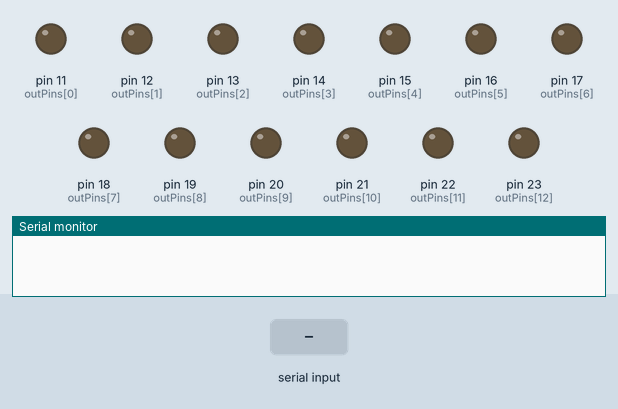
Recording of a program running on a simulated Arduino Mega 2560, built with avr-gcc and run on an emulated ATmega2560. Shown: output pins drawn as LEDs (lit = HIGH), the last lines printed to the serial monitor. Inputs (shaded band) come from the test bench.

Above: at 1.2 s.
1.3 s: byte 32 (32) received over Serial
At 3.2 s:
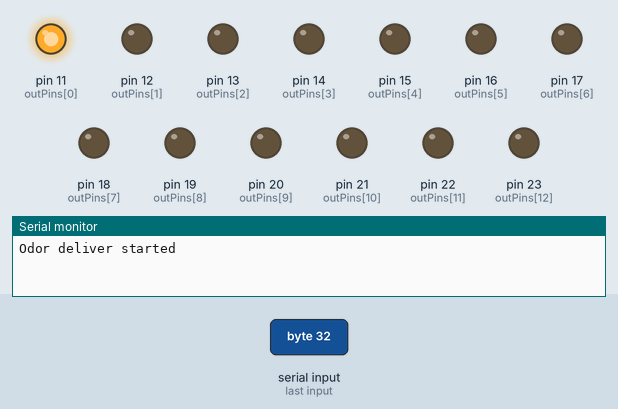
Timing chart, 0 to 4.7 s (numbered marks = the images above; inputs shaded):
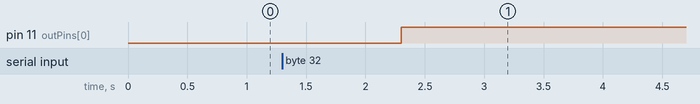

Measured:
- after the input at 1.3 s, pin 11 (outPins[0]): LOW → HIGH after 1.0 s

The program:

main.cpp
```cpp
#include <Arduino.h>
//..
//..
//:-:-:-:-:-:-:-:-:-:-:-:-:-:-:-: VARIABLES :-:-:-:-:-:-:-:-:-:-:-:-:-:-:-:
//..
//..

// -----Pin parameters-----
int outPins[] = {11,12,13,14,15,16,17,18,19,20,21,22,23}; // According to how you wired up the thing

// -----Stimulus parameters-----
// Valve configurations for 12 odor channels and 1 clean channel (first is clean)
const int nStim = 12;
int stimPins[4][nStim]; // Empty array to map pins to laters
int odorPins[4][nStim] = {
  {0,0,0,3,3,3,6,6,6, 9, 9, 9},    // Valve 1
  {1,2,2,4,5,5,7,8,8,10,11,11}, // Valve 2
  {0,1,1,0,1,1,0,1,1, 0, 1, 1}, // Valve 1 value
  {1,0,1,1,0,1,1,0,1, 1, 0, 1}  // Valve 2 value
};
int stimVal[2] = {LOW,HIGH}; // Pin write values

int nPins = sizeof(outPins)/sizeof(outPins[0]);
const int defaultStim = 0; // All zeros will leave olfactometer in exhaust mode (no odors or clean channel)

// -----Timer parameters-----
unsigned long pTimer;
unsigned long tTimer;
bool doTime = true;

// -----Run/serial parameters-----
bool doRun = false;
int incomingByte = 0;
const int bRate = 9600;

// -----State parameters-----
int state = 0; // Starting state
int nextstate;
int counter = 1;
int countmax = nStim; // Change if you want another cycle than complete run through

// -----Stimulus presentation time (ms)-----
int unsigned tStim = 500;
int unsigned tISI = 500;

//..
//..
//:-:-:-:-:-:-:-:-:-:-:-:-:-:-:-: FUNCTIONS :-:-:-:-:-:-:-:-:-:-:-:-:-:-:-:
//..
//..

// 1. f(state transition)-----
void transition(int n){
  state = -1;     // Reset state to default
  nextstate = n;  // Advance state index
}

// 2. f(background timer)-----
void bgtimer(int tDur){
  doTime = true;
  pTimer = millis();
  tTimer = tDur;
}

// 3. f(pinmodes)-----
void pinout(int outPins[], int nPins){
  for (int i = 0; i <= nPins; i++){
    pinMode(outPins[i],OUTPUT);
  }
}

// 4. f(map stimulus vector to output pins)
void mapoutpins(int outPins[],int stimPins[4][nStim],int odorPins[4][nStim],int nStim){
  for(int j = 0; j < 2; j++){
    for (int i = 0; i <= nStim; i++){
      stimPins[j][i] = outPins[odorPins[j][i]];
    }
  }
}

//..
//..
//:-:-:-:-:-:-:-:-:-:-:-:-:-:-:-: SETUP :-:-:-:-:-:-:-:-:-:-:-:-:-:-:-:
//..
//..
void setup() {
  // Start serial killing
  Serial.begin(bRate);

  // Map output pins onto simulus matrix
  mapoutpins(outPins,stimPins,odorPins,nStim);

  // Set pin outputs
  pinout(outPins,nPins);

  // Wait with next stage until serial monitor is running
  while (! Serial);
}

//..
//..
//:-:-:-:-:-:-:-:-:-:-:-:-:-:-:-: LOOP :-:-:-:-:-:-:-:-:-:-:-:-:-:-:-:
//..
//..
void loop() {
  // Check for start/stop input from serial monitor:
  if (Serial.available() > 0) {
    // Read the incoming byte
    incomingByte = Serial.read();

    // Start/stop reward delivery via SPACE BAR
    if (incomingByte == 32){
      doRun = !doRun;
      if (doRun){
        Serial.println("Odor deliver started");
        doRun = true;
      }
      else{
        Serial.println("Odor deliver stopped");
        doRun = false;
      }
    }
  }
  if (doRun){
    // ..........Timer..........
        if(doTime){
          if (millis() - pTimer >= tTimer){
            state = nextstate; // Trigger state transition via switch cases below
            doTime = false; // Reset timer
          }
        }

    //:::::: STATES ::::::
    switch(state){
      case 0: // Run inter-stimulus-interval
        bgtimer(tISI);
        transition(1);
        break;

      case 1: // Initiate odor delivery
        counter = counter + 1; // Advance counter
        if (counter == countmax){
          counter = 1; // Reset to first stimulus (NOT 0th which is the default [clean air])
          break;
        }
        // Set the next stimulus ID and pin vector
        for (int i = 0; i < 2; i++){
          digitalWrite(stimPins[i][counter],stimVal[stimPins[i+2][counter]]); //
          digitalWrite(stimPins[i][defaultStim],LOW);
        }
        bgtimer(tStim);
        transition(2);
        break;

      case 2: // Initiate odor delivery
        // Reset the stimulus ID and pin vector
        for (int i = 0; i < 2; i++){
          digitalWrite(stimPins[i][counter],LOW);
          digitalWrite(stimPins[i][defaultStim],stimVal[stimPins[i+2][defaultStim]]);
        }
        transition(0);
        break;

      default: // Includes of course -1 which is the inactive state the transition function uses
        break;
    }
  }
}
```
